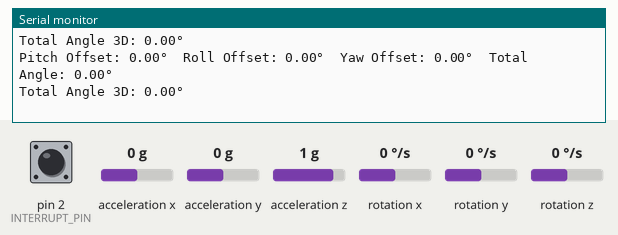
Recording of a sketch running on a simulated Arduino Uno, built with avr-gcc and run on an emulated ATmega328P. Shown: the last lines printed to the serial monitor. Inputs (shaded band) come from the test bench; at power-on: acceleration x 0 g, acceleration y 0 g, acceleration z 1 g, rotation z 0 °/s, pin 2 (INTERRUPT_PIN) LOW, rotation x 0 °/s, rotation y 0 °/s. The sensor or clock chip raises its interrupt line as the real part does.

Above: at 1.7 s.
1.8 s: acceleration x set to -1.4 g
At 2.29 s:
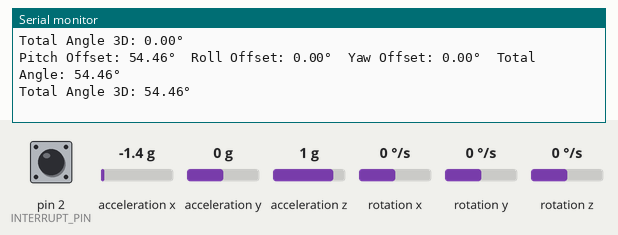
3.3 s: acceleration y set to -1.4 g
At 3.54 s:
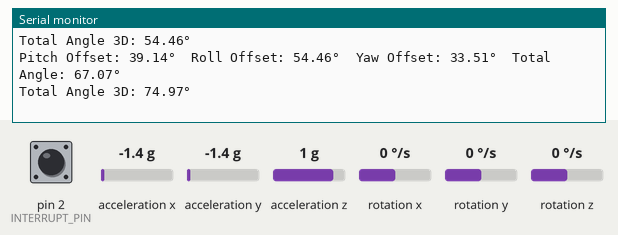
4.8 s: acceleration z set to -1.4 g
At 4.8 s:
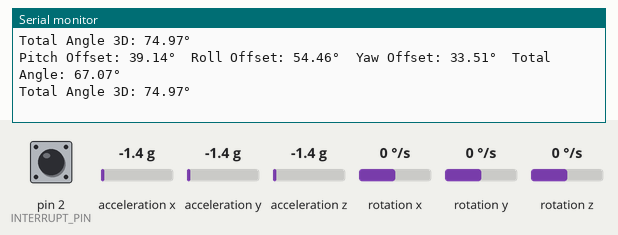
6.3 s: rotation z set to -192 °/s
At 6.36 s:
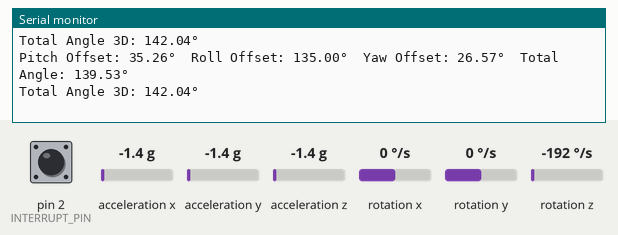
Timing chart, 0 to 8.8 s (numbered marks = the images above; inputs shaded):
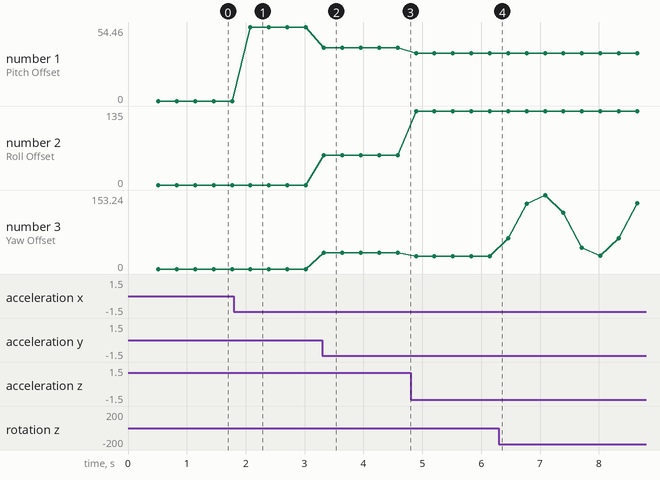

The sketch:

mpu-6050_picth-roll-yaw.ino
```cpp
#include "I2Cdev.h"
#include "MPU6050_6Axis_MotionApps20.h"

MPU6050 mpu;

#define INTERRUPT_PIN 2      // Pin ngắt của MPU6050
#define FALL_THRESHOLD 45.0  // Ngưỡng phát hiện té ngã (thay đổi theo yêu cầu)

bool DMPReady = false;
uint16_t packetSize;
uint8_t FIFOBuffer[64];

Quaternion q;
VectorFloat gravity;
float ypr[3];

// Biến lưu giá trị góc tham chiếu ban đầu
float initialPitch = 0, initialRoll = 0, initialYaw = 0;
bool initialSet = false;  // Biến kiểm tra nếu góc ban đầu đã được thiết lập

volatile bool MPUInterrupt = false;
void DMPDataReady() {
  MPUInterrupt = true;
}

void setup() {
  Serial.begin(115200);
  Wire.begin();
  Wire.setClock(400000);

  Serial.println("Initializing MPU6050...");
  mpu.initialize();
  pinMode(INTERRUPT_PIN, INPUT);

  if (!mpu.testConnection()) {
    Serial.println("MPU6050 connection failed");
    while (1)
      ;
  } else {
    Serial.println("MPU6050 connection successful");
  }

  Serial.println("Initializing DMP...");
  uint8_t devStatus = mpu.dmpInitialize();

  if (devStatus == 0) {
    mpu.CalibrateAccel(6);
    mpu.CalibrateGyro(6);
    Serial.println("DMP ready! Waiting for first interrupt...");
    mpu.setDMPEnabled(true);
    attachInterrupt(digitalPinToInterrupt(INTERRUPT_PIN), DMPDataReady, RISING);
    packetSize = mpu.dmpGetFIFOPacketSize();
    DMPReady = true;
  } else {
    Serial.print("DMP Initialization failed (code ");
    Serial.print(devStatus);
    Serial.println(")");
  }
}

void loop() {
  if (!DMPReady) return;

  if (mpu.dmpGetCurrentFIFOPacket(FIFOBuffer)) {
    mpu.dmpGetQuaternion(&q, FIFOBuffer);
    mpu.dmpGetGravity(&gravity, &q);
    mpu.dmpGetYawPitchRoll(ypr, &q, &gravity);

    if (!initialSet) {
      initialYaw = ypr[0];
      initialPitch = ypr[1];
      initialRoll = ypr[2];
      initialSet = true;

      Serial.println("Initial angles set:");
      Serial.print("Initial Pitch: ");
      Serial.print(initialPitch * 180 / M_PI);
      Serial.print("°\tInitial Roll: ");
      Serial.print(initialRoll * 180 / M_PI);
      Serial.print("°\tInitial Yaw: ");
      Serial.println(initialYaw * 180 / M_PI);
    }

    // Tính góc lệch so với góc ban đầu cố định
    float pitchOffset = abs((ypr[1] - initialPitch) * 180 / M_PI);
    float rollOffset = abs((ypr[2] - initialRoll) * 180 / M_PI);
    float yawOffset = abs((ypr[0] - initialYaw) * 180 / M_PI);

    // Tính góc tổng hợp (2D)
    float totalAngle = sqrt(pitchOffset * pitchOffset + rollOffset * rollOffset);

    // Tính góc tổng hợp (2D)
    float totalAngle3D = sqrt(pitchOffset * pitchOffset + rollOffset * rollOffset + yawOffset * yawOffset);

    Serial.print("Pitch Offset: ");
    Serial.print(pitchOffset);
    Serial.print("°\tRoll Offset: ");
    Serial.print(rollOffset);
    Serial.print("°\tYaw Offset: ");
    Serial.print(yawOffset);
    Serial.print("°\tTotal Angle: ");
    Serial.print(totalAngle);
    Serial.println("°");
    Serial.print("Total Angle 3D: ");
    Serial.print(totalAngle3D);
    Serial.println("°");
  }
  delay(300);
}
```

Measured:
- after the input at 1.8 s, the serial monitor: prints a new line after 0.28 s (image 1)
- after the input at 3.3 s, the serial monitor: prints a new line at once (image 2)
- plotted number 1: 0 → 54.46 after the input at 1.8 s, 54.46 → 39.14 after the input at 3.3 s, 39.14 → 35.26 after the input at 4.8 s
- plotted number 2: 54.46 → 135 after the input at 4.8 s
- plotted number 3: 0 → 33.51 after the input at 3.3 s, 33.51 → 26.57 after the input at 4.8 s, 26.57 → 136.32 after the input at 6.3 s
